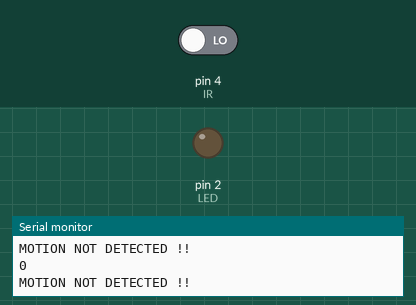
This sketch was run on a simulated Arduino Uno, built with avr-gcc and run on an emulated ATmega328P. On the bench: output pins drawn as LEDs (lit = HIGH), the last lines printed to the serial monitor. Inputs (shaded band) come from the test bench; at power-on: pin 4 (IR) LOW.

Above: at 2.8 s.
2.9 s: pin 4 (IR) driven HIGH
At 4.1 s:
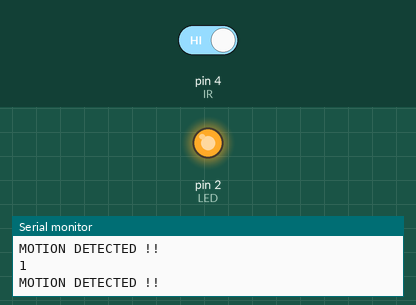
4.5 s: pin 4 (IR) driven LOW
At 5.6 s:
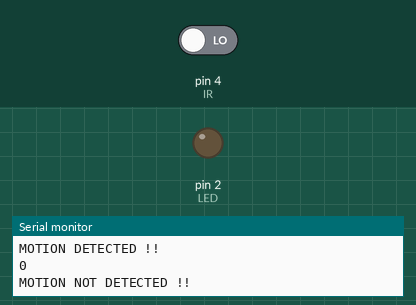
Timing chart, 0 to 7.5 s (numbered marks = the images above; inputs shaded):
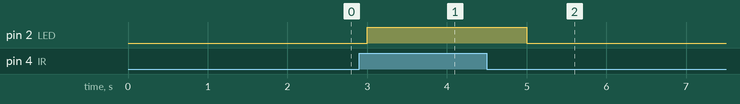

Measured:
- after the input at 2.9 s, pin 2 (LED): LOW → HIGH after 0.10 s
- after the input at 4.5 s, pin 2 (LED): HIGH → LOW after 0.50 s

The sketch:

ir_sensor_esp.ino
```cpp
int IR = 4;
int LED = 2;

void setup() {
  // put your setup code here, to run once:
  Serial.begin(9600);
  pinMode(IR, INPUT);
  pinMode(LED, OUTPUT);
}

void loop() {
  // put your main code here, to run repeatedly:
  int val = digitalRead(IR);
  Serial.println(val);
  if (val == HIGH)
  {
    digitalWrite(LED, HIGH);
    Serial.println("MOTION DETECTED !!");
  } else
  {
    digitalWrite(LED, LOW);
    Serial.println("MOTION NOT DETECTED !!");
  }
  delay(1000);
}
```
